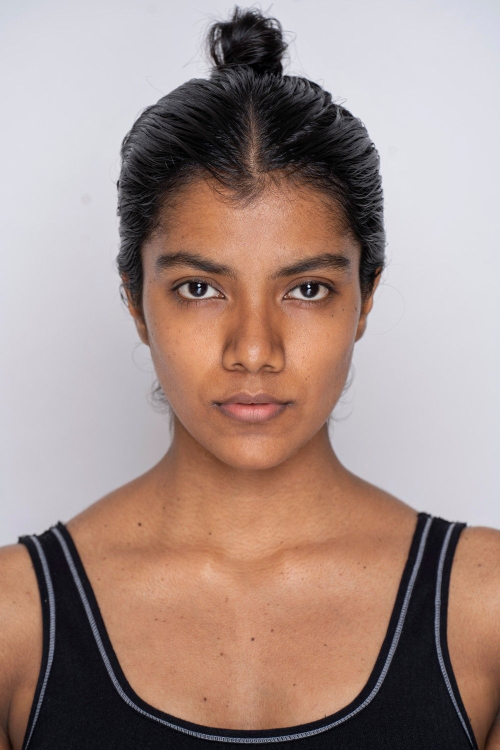
#> input picture dataset_images/d1.jpg, 1000 x 1500 px (shown at 1/2 size); its folder holds 4 pictures in this run
$ python extract_dataset.py
#> lines starting #> are read from the running program, lines starting #| are printed output that depends on the picture; after the words box and inside, x2 and y2 are one past the last pixel; in counts of white or black regions, pixels touching at a corner belong together
import cv2
import numpy as np
import os

# 📁 folder where your images are stored
folder = "dataset_images"

data = []

for filename in os.listdir(folder):

    path = os.path.join(folder, filename)

    # read image
    image = cv2.imread(path)
#> image is the input picture: shape (1500, 1000, 3); mean B, G, R 136.4, 143, 164.9

    if image is None:
        continue

    # convert BGR → RGB
    image_rgb = cv2.cvtColor(image, cv2.COLOR_BGR2RGB)

    # convert RGB → HSV
    hsv = cv2.cvtColor(image_rgb, cv2.COLOR_RGB2HSV)
#> hsv: shape (1500, 1000, 3); mean H, S, V 77.5, 60.4, 168.4

    h, w, _ = image_rgb.shape
#> h = 1500; w = 1000

    # 🟢 take center region (approx face area)
    face = image_rgb[
        int(h * 0.3):int(h * 0.7),
        int(w * 0.3):int(w * 0.7)
    ]
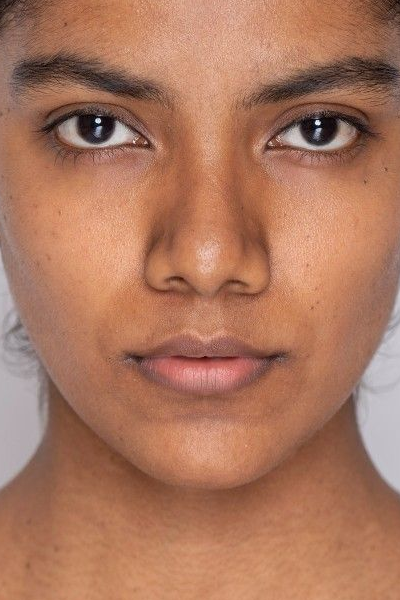
#> face: shape (600, 400, 3); mean R, G, B 172.5, 119.3, 94.7

    # 🟢 calculate average RGB
   # skin detection ma
    lower = np.array([0, 30, 60])
    upper = np.array([20, 150, 255])

    mask = cv2.inRange(hsv, lower, upper)
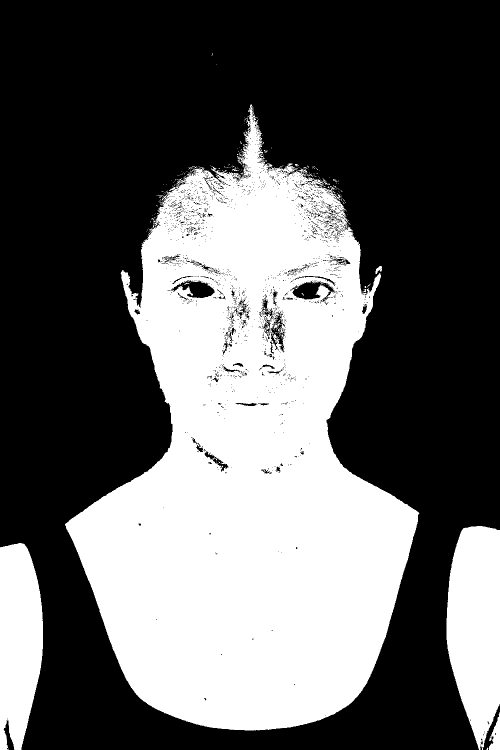
#> mask: shape (1500, 1000) (shown at 1/2 size); 38.3% white; 265 white regions (255 under 20 px), largest, box (x1, y1, x2, y2) and area: (130, 209, 839, 1461) 505704, (893, 1052, 1000, 1500) 37413, (0, 1086, 86, 1500) 28906
    skin = cv2.bitwise_and(image_rgb, image_rgb, mask=mask)
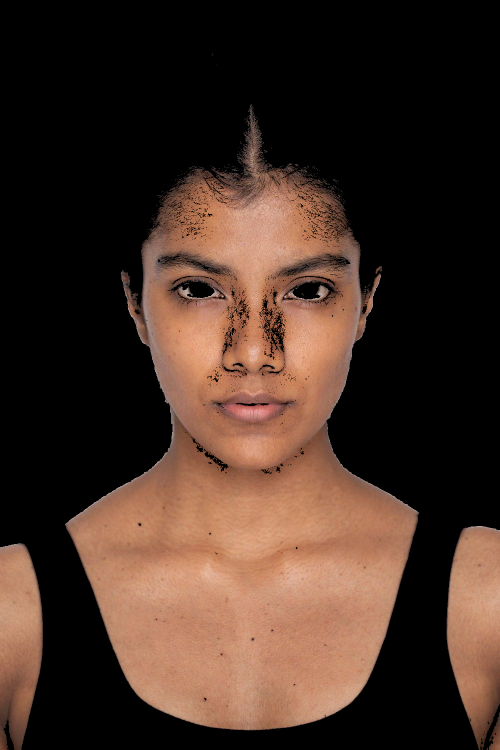
#> skin: shape (1500, 1000, 3) (shown at 1/2 size); mean R, G, B 68.5, 47.7, 37.3

    avg_color = np.mean(skin[mask > 0], axis=0)
#> avg_color = [179.1, 124.8, 97.57]
    r, g, b = avg_color
#> r = 179.1; g = 124.8; b = 97.57

    # 🟢 brightness formula
    brightness = 0.299 * r + 0.587 * g + 0.114 * b
#> brightness = 137.9

    # 🟢 V value from HSV
    v = np.mean(hsv[:, :, 2])
#> v = 168.4

    # 🟢 final row (without label)
    row = [int(r), int(g), int(b), int(brightness), int(v)]
#> row = [179, 124, 97, 137, 168]

    print(filename, "→", row)
#| d1.jpg → [179, 124, 97, 137, 168]

    data.append(row)
#> pass 2 of the loop `for filename in os.listdir(folder):`:
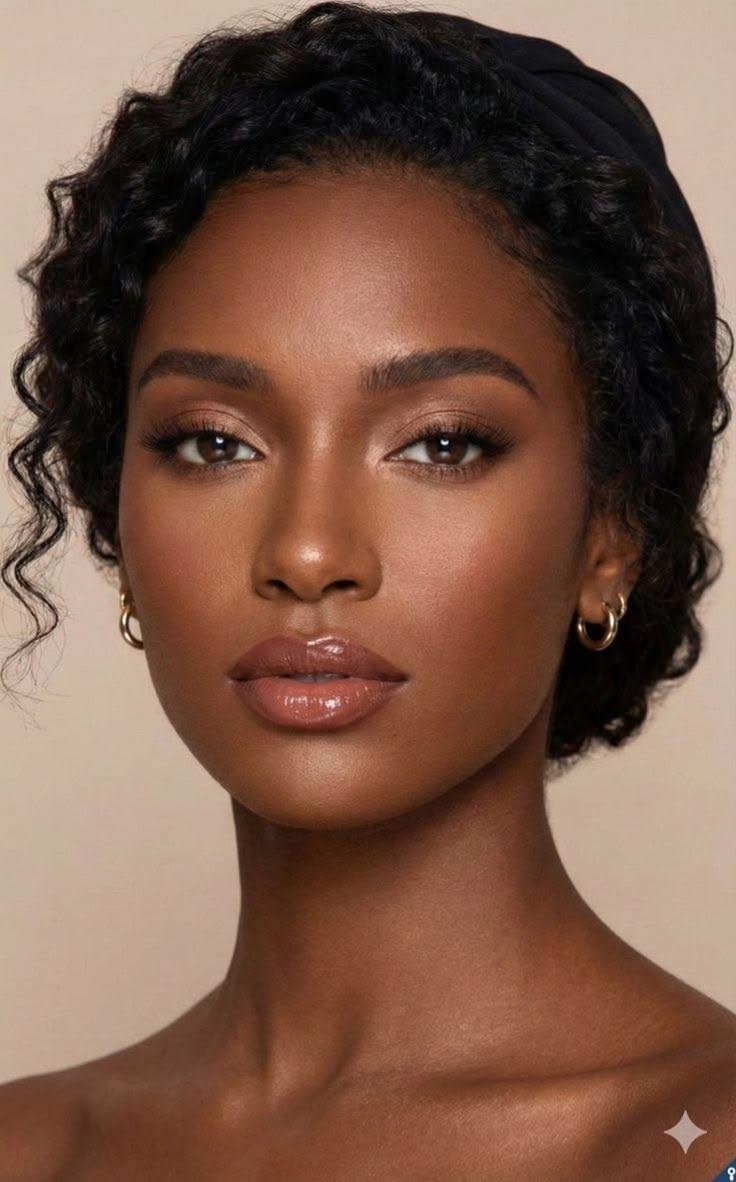
#> input picture dataset_images/d10.jpg, 736 x 1182 px
#> image is the input picture: shape (1182, 736, 3); mean B, G, R 71.4, 88.1, 121.9
#> image_rgb: shape (1182, 736, 3)
#> hsv: shape (1182, 736, 3); mean H, S, V 16.7, 111.5, 122
#> face: shape (473, 295, 3)
#> `mask = cv2.inRange(hsv, lower, upper)`:
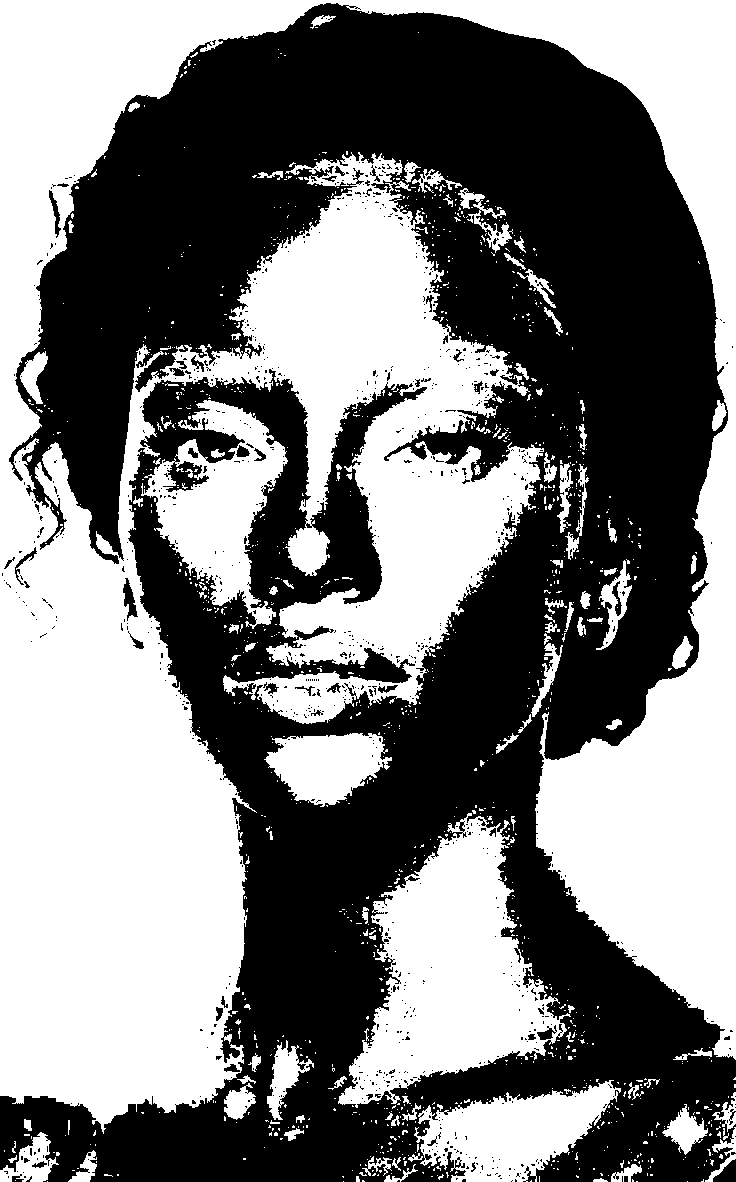
#> mask: shape (1182, 736); 49.1% white; 1209 white regions (1091 under 20 px), largest, box (x1, y1, x2, y2) and area: (0, 0, 736, 1134) 341225, (338, 813, 571, 1108) 33046, (141, 400, 288, 629) 14582
#> `skin = cv2.bitwise_and(image_rgb, image_rgb, mask=mask)`:
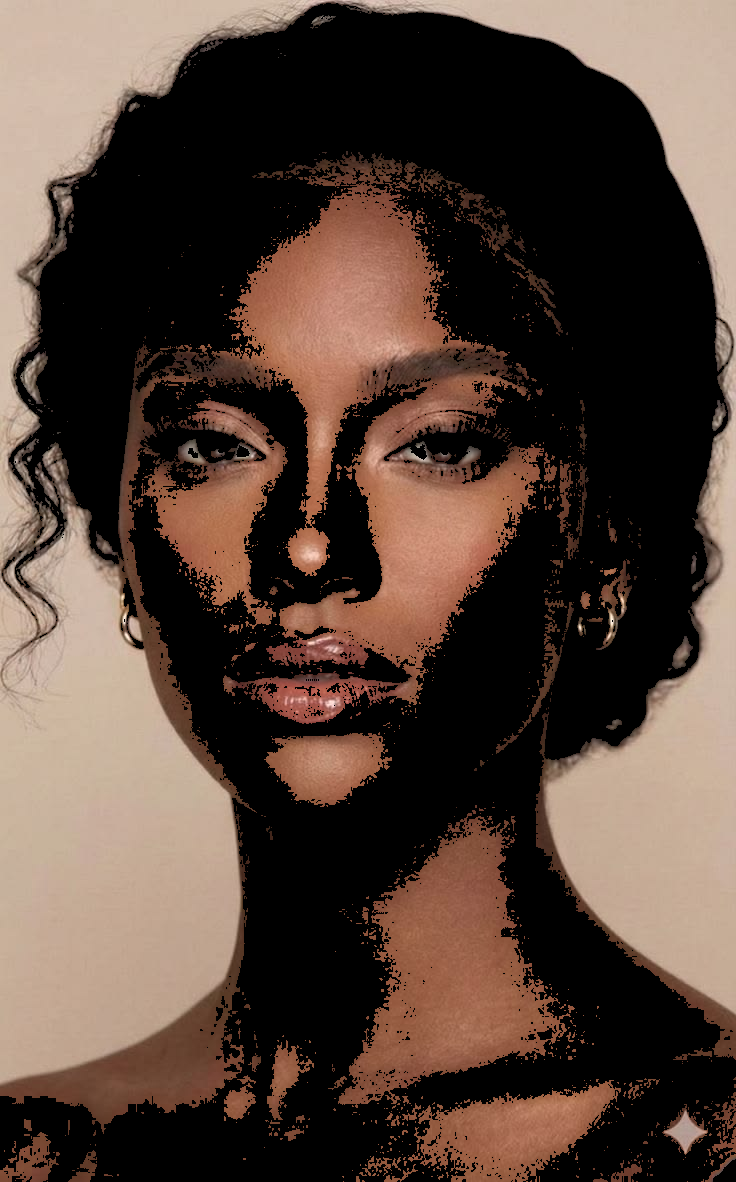
#> skin: shape (1182, 736, 3); mean R, G, B 84.5, 66.3, 56.4
#> avg_color = [171.9, 135, 114.8]
#> r = 171.9; g = 135; b = 114.8
#> brightness = 143.7
#> v = 122
#> row = [171, 134, 114, 143, 121]
#| d10.jpg → [171, 134, 114, 143, 121]
#> pass 3 of the loop `for filename in os.listdir(folder):`:
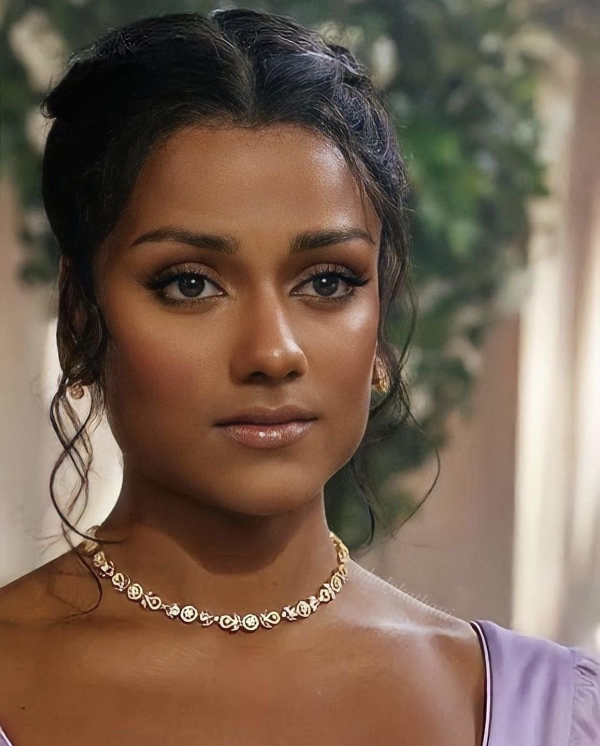
#> input picture dataset_images/d11.jpg, 1199 x 1492 px (shown at 1/2 size)
#> image is the input picture: shape (1492, 1199, 3); mean B, G, R 81.1, 97.1, 119.1
#> image_rgb: shape (1492, 1199, 3)
#> hsv: shape (1492, 1199, 3); mean H, S, V 28, 88.8, 121.1
#> face: shape (597, 480, 3)
#> `mask = cv2.inRange(hsv, lower, upper)`:
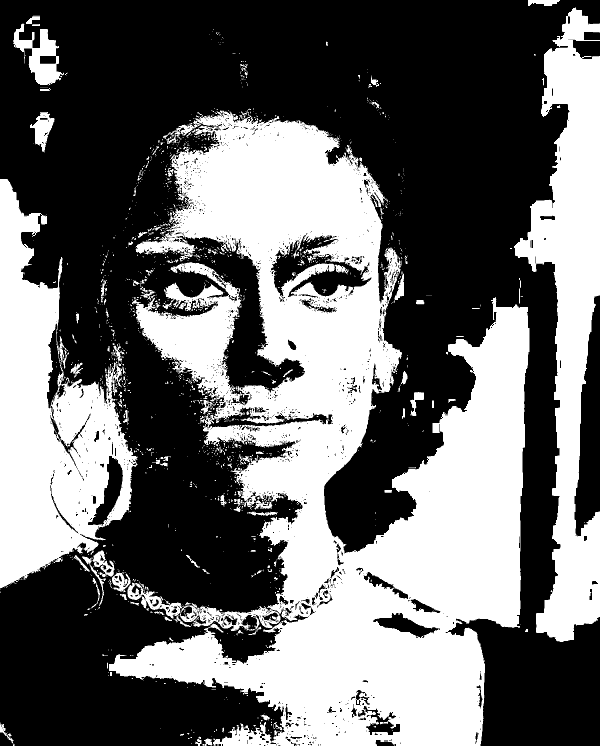
#> mask: shape (1492, 1199) (shown at 1/2 size); 41.7% white; 1491 white regions (1344 under 20 px), largest, box (x1, y1, x2, y2) and area: (218, 217, 1059, 1492) 506241, (0, 358, 275, 1177) 112608, (1028, 14, 1199, 1284) 100425
#> `skin = cv2.bitwise_and(image_rgb, image_rgb, mask=mask)`:
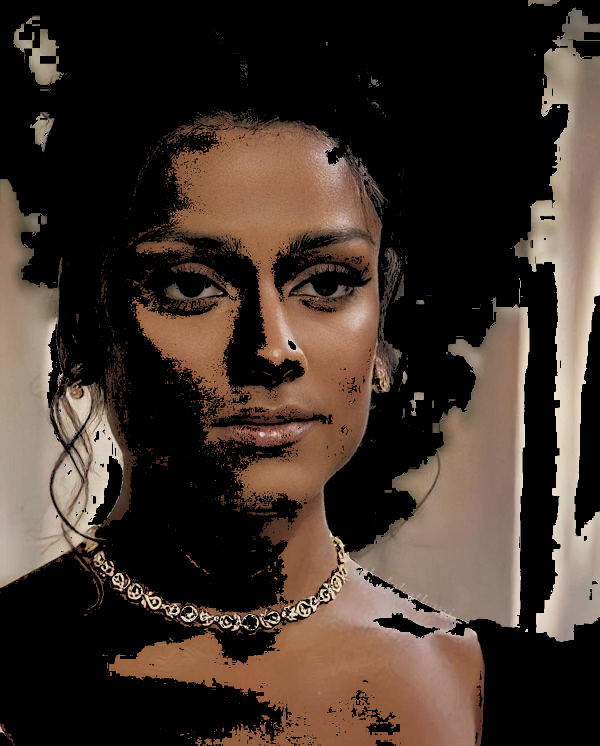
#> skin: shape (1492, 1199, 3) (shown at 1/2 size); mean R, G, B 64, 50.6, 42
#> avg_color = [153.4, 121.2, 100.7]
#> r = 153.4; g = 121.2; b = 100.7
#> brightness = 128.5
#> v = 121.1
#> row = [153, 121, 100, 128, 121]
#| d11.jpg → [153, 121, 100, 128, 121]
#> the loop made 4 passes; the first 3 are shown

# 🔥 print all data
print("\nFINAL DATASET:")
for d in data:
#> (the run stopped early here; a loop or call above may not have finished)
